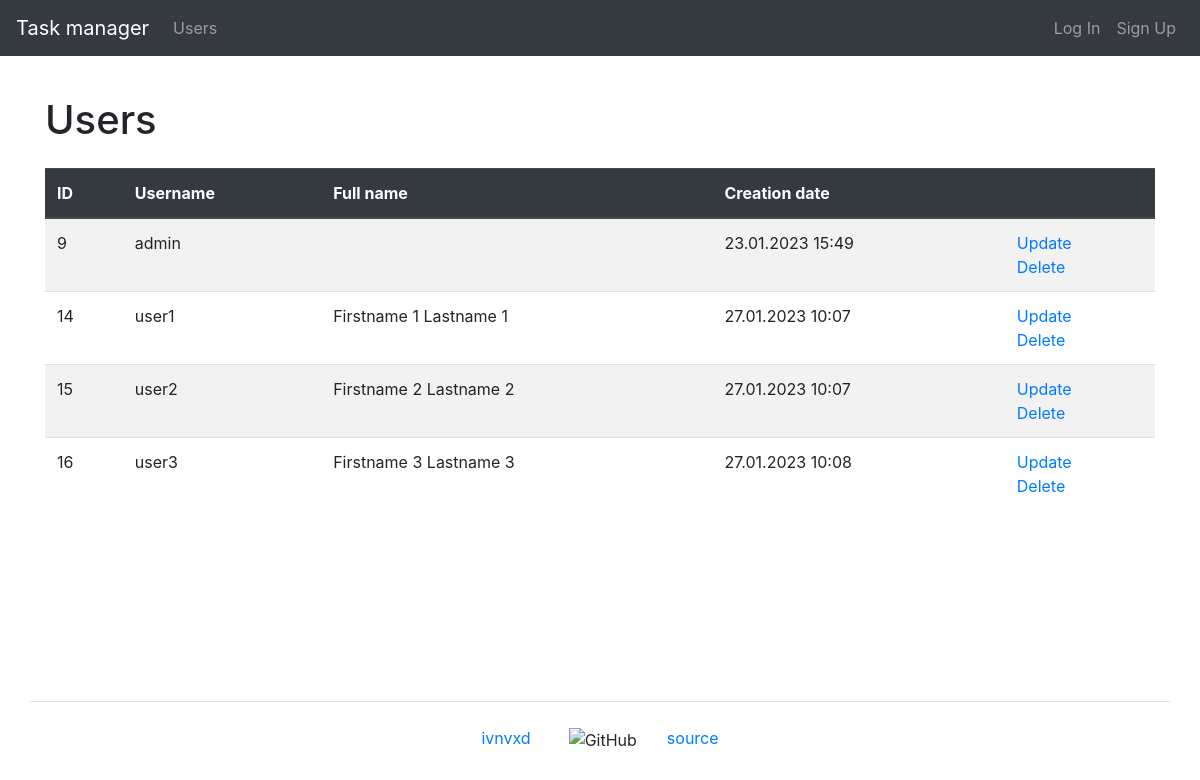
/users/, run on the app's committed database.
### task_manager/users/models.py (models this page shows, shortened)
class User(AbstractUser):
    first_name = models.CharField(max_length=150)
    last_name = models.CharField(max_length=150)

### task_manager/users/views.py (the view)
# urls.py: path('', UsersListView.as_view(), name='users'),
class UsersListView(ListView):
    template_name = 'users/users.html'
    model = User
    context_object_name = 'users'
    extra_context = {
        'title': _('Users')
    }

### task_manager/templates/users/users.html (shortened to what this page needs)
{% extends "base.html" %}
{% load bootstrap4 %}
{% load i18n %}
{% block content %}
    <h1 class="my-4">{{ title }}</h1>
    <table class="table table-striped">
        <thead class="thead-dark">
            <tr>
                <th>ID</th>
                <th>{% trans 'Username' %}</th>
                <th>{% trans 'Full name' %}</th>
                <th>{% trans 'Creation date' %}</th>
                <th></th>
            </tr>
        </thead>
        <tbody>
            {% if users %}
                {% for user in users %}
                    <tr>
                        <td>{{ user.id }}</td>
                        <td>{{ user.username }}</td>
                        <td>{{ user.first_name }} {{ user.last_name }}</td>
                        <td>{{ user.date_joined|date:"d.m.Y H:i" }}</td>
                        <td>
                          <a href="{% url 'user_update' user.id %}">{% trans 'Update' %}</a>
                          <br>
                          <a href="{% url 'user_delete' user.id %}">{% trans 'Delete' %}</a>
                        </td>
                    </tr>
                {% endfor %}
            {% endif %}
        </tbody>
    </table>
{% endblock content %}

### data on the page
User: id "9", username "admin", date_joined "23.01.2023 15:49"
User: id "14", username "user1", first_name "Firstname 1", last_name "Lastname 1", date_joined "27.01.2023 10:07"
User: id "15", username "user2", first_name "Firstname 2", last_name "Lastname 2", date_joined "27.01.2023 10:07"
User: id "16", username "user3", first_name "Firstname 3", last_name "Lastname 3", date_joined "27.01.2023 10:08"

### other printed values
{{ title }} "Users"
